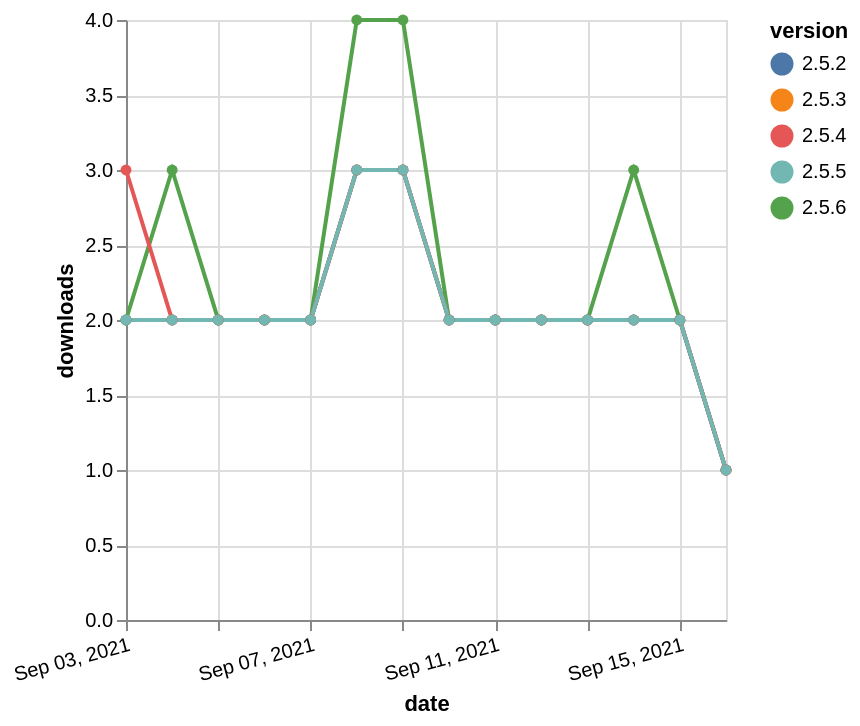

Write a Vega-Lite specification for this figure.
### Vega-Lite specification from a JSON file in a GitHub repository (floating-point values rounded to 4 significant figures)
{"$schema": "https://vega.github.io/schema/vega-lite/v5.json", "description": "A simple bar chart with embedded data.", "data": {"values": [{"date": "2021-09-03", "total": 1441, "delta": 2, "version": "2.5.6"}, {"date": "2021-09-04", "total": 1444, "delta": 3, "version": "2.5.6"}, {"date": "2021-09-05", "total": 1446, "delta": 2, "version": "2.5.6"}, {"date": "2021-09-06", "total": 1448, "delta": 2, "version": "2.5.6"}, {"date": "2021-09-07", "total": 1450, "delta": 2, "version": "2.5.6"}, {"date": "2021-09-08", "total": 1454, "delta": 4, "version": "2.5.6"}, {"date": "2021-09-09", "total": 1458, "delta": 4, "version": "2.5.6"}, {"date": "2021-09-10", "total": 1460, "delta": 2, "version": "2.5.6"}, {"date": "2021-09-11", "total": 1462, "delta": 2, "version": "2.5.6"}, {"date": "2021-09-12", "total": 1464, "delta": 2, "version": "2.5.6"}, {"date": "2021-09-13", "total": 1466, "delta": 2, "version": "2.5.6"}, {"date": "2021-09-14", "total": 1469, "delta": 3, "version": "2.5.6"}, {"date": "2021-09-15", "total": 1471, "delta": 2, "version": "2.5.6"}, {"date": "2021-09-16", "total": 1472, "delta": 1, "version": "2.5.6"}, {"date": "2021-09-03", "total": 1425, "delta": 2, "version": "2.5.3"}, {"date": "2021-09-04", "total": 1427, "delta": 2, "version": "2.5.3"}, {"date": "2021-09-05", "total": 1429, "delta": 2, "version": "2.5.3"}, {"date": "2021-09-06", "total": 1431, "delta": 2, "version": "2.5.3"}, {"date": "2021-09-07", "total": 1433, "delta": 2, "version": "2.5.3"}, {"date": "2021-09-08", "total": 1436, "delta": 3, "version": "2.5.3"}, {"date": "2021-09-09", "total": 1439, "delta": 3, "version": "2.5.3"}, {"date": "2021-09-10", "total": 1441, "delta": 2, "version": "2.5.3"}, {"date": "2021-09-11", "total": 1443, "delta": 2, "version": "2.5.3"}, {"date": "2021-09-12", "total": 1445, "delta": 2, "version": "2.5.3"}, {"date": "2021-09-13", "total": 1447, "delta": 2, "version": "2.5.3"}, {"date": "2021-09-14", "total": 1449, "delta": 2, "version": "2.5.3"}, {"date": "2021-09-15", "total": 1451, "delta": 2, "version": "2.5.3"}, {"date": "2021-09-16", "total": 1452, "delta": 1, "version": "2.5.3"}, {"date": "2021-09-03", "total": 1424, "delta": 2, "version": "2.5.2"}, {"date": "2021-09-04", "total": 1426, "delta": 2, "version": "2.5.2"}, {"date": "2021-09-05", "total": 1428, "delta": 2, "version": "2.5.2"}, {"date": "2021-09-06", "total": 1430, "delta": 2, "version": "2.5.2"}, {"date": "2021-09-07", "total": 1432, "delta": 2, "version": "2.5.2"}, {"date": "2021-09-08", "total": 1435, "delta": 3, "version": "2.5.2"}, {"date": "2021-09-09", "total": 1438, "delta": 3, "version": "2.5.2"}, {"date": "2021-09-10", "total": 1440, "delta": 2, "version": "2.5.2"}, {"date": "2021-09-11", "total": 1442, "delta": 2, "version": "2.5.2"}, {"date": "2021-09-12", "total": 1444, "delta": 2, "version": "2.5.2"}, {"date": "2021-09-13", "total": 1446, "delta": 2, "version": "2.5.2"}, {"date": "2021-09-14", "total": 1448, "delta": 2, "version": "2.5.2"}, {"date": "2021-09-15", "total": 1450, "delta": 2, "version": "2.5.2"}, {"date": "2021-09-16", "total": 1451, "delta": 1, "version": "2.5.2"}, {"date": "2021-09-03", "total": 1415, "delta": 3, "version": "2.5.4"}, {"date": "2021-09-04", "total": 1417, "delta": 2, "version": "2.5.4"}, {"date": "2021-09-05", "total": 1419, "delta": 2, "version": "2.5.4"}, {"date": "2021-09-06", "total": 1421, "delta": 2, "version": "2.5.4"}, {"date": "2021-09-07", "total": 1423, "delta": 2, "version": "2.5.4"}, {"date": "2021-09-08", "total": 1426, "delta": 3, "version": "2.5.4"}, {"date": "2021-09-09", "total": 1429, "delta": 3, "version": "2.5.4"}, {"date": "2021-09-10", "total": 1431, "delta": 2, "version": "2.5.4"}, {"date": "2021-09-11", "total": 1433, "delta": 2, "version": "2.5.4"}, {"date": "2021-09-12", "total": 1435, "delta": 2, "version": "2.5.4"}, {"date": "2021-09-13", "total": 1437, "delta": 2, "version": "2.5.4"}, {"date": "2021-09-14", "total": 1439, "delta": 2, "version": "2.5.4"}, {"date": "2021-09-15", "total": 1441, "delta": 2, "version": "2.5.4"}, {"date": "2021-09-16", "total": 1442, "delta": 1, "version": "2.5.4"}, {"date": "2021-09-03", "total": 1408, "delta": 2, "version": "2.5.5"}, {"date": "2021-09-04", "total": 1410, "delta": 2, "version": "2.5.5"}, {"date": "2021-09-05", "total": 1412, "delta": 2, "version": "2.5.5"}, {"date": "2021-09-06", "total": 1414, "delta": 2, "version": "2.5.5"}, {"date": "2021-09-07", "total": 1416, "delta": 2, "version": "2.5.5"}, {"date": "2021-09-08", "total": 1419, "delta": 3, "version": "2.5.5"}, {"date": "2021-09-09", "total": 1422, "delta": 3, "version": "2.5.5"}, {"date": "2021-09-10", "total": 1424, "delta": 2, "version": "2.5.5"}, {"date": "2021-09-11", "total": 1426, "delta": 2, "version": "2.5.5"}, {"date": "2021-09-12", "total": 1428, "delta": 2, "version": "2.5.5"}, {"date": "2021-09-13", "total": 1430, "delta": 2, "version": "2.5.5"}, {"date": "2021-09-14", "total": 1432, "delta": 2, "version": "2.5.5"}, {"date": "2021-09-15", "total": 1434, "delta": 2, "version": "2.5.5"}, {"date": "2021-09-16", "total": 1435, "delta": 1, "version": "2.5.5"}]}, "width": "container", "mark": {"type": "line", "point": {"filled": true}}, "encoding": {"x": {"field": "date", "type": "temporal", "timeUnit": "yearmonthdate", "title": "date", "axis": {"labelAngle": -15}}, "y": {"field": "delta", "type": "quantitative", "title": "downloads"}, "color": {"field": "version", "type": "nominal"}, "tooltip": {"field": "delta"}}}
